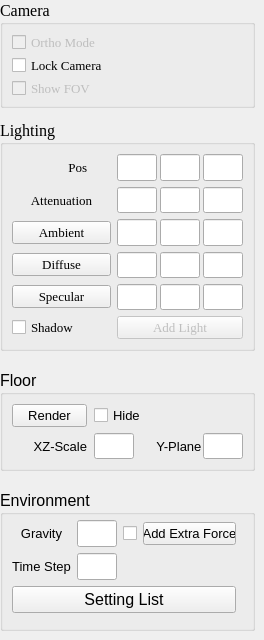
     <widget class="QWidget" name="Scene">
      <attribute name="title">
       <string>Scene</string>
      </attribute>
      <widget class="QGroupBox" name="camera_groupBox">
       <property name="geometry">
        <rect>
         <x>0</x>
         <y>0</y>
         <width>255</width>
         <height>108</height>
        </rect>
       </property>
       <property name="sizePolicy">
        <sizepolicy hsizetype="Fixed" vsizetype="Fixed">
         <horstretch>0</horstretch>
         <verstretch>0</verstretch>
        </sizepolicy>
       </property>
       <property name="minimumSize">
        <size>
         <width>255</width>
         <height>0</height>
        </size>
       </property>
       <property name="maximumSize">
        <size>
         <width>255</width>
         <height>16777215</height>
        </size>
       </property>
       <property name="font">
        <font>
         <family>Times New Roman</family>
         <pointsize>12</pointsize>
         <stylestrategy>PreferAntialias</stylestrategy>
        </font>
       </property>
       <property name="title">
        <string>Camera</string>
       </property>
       <layout class="QVBoxLayout" name="verticalLayout">
        <item>
         <widget class="QCheckBox" name="ortho_mode_checkBox">
          <property name="enabled">
           <bool>false</bool>
          </property>
          <property name="font">
           <font>
            <family>Times New Roman</family>
            <pointsize>10</pointsize>
            <stylestrategy>PreferAntialias</stylestrategy>
           </font>
          </property>
          <property name="layoutDirection">
           <enum>Qt::LeftToRight</enum>
          </property>
          <property name="text">
           <string>Ortho Mode</string>
          </property>
         </widget>
        </item>
        <item>
         <widget class="QCheckBox" name="lock_camera_checkBox">
          <property name="font">
           <font>
            <family>Times New Roman</family>
            <pointsize>10</pointsize>
            <stylestrategy>PreferAntialias</stylestrategy>
           </font>
          </property>
          <property name="layoutDirection">
           <enum>Qt::LeftToRight</enum>
          </property>
          <property name="text">
           <string>Lock Camera</string>
          </property>
         </widget>
        </item>
        <item>
         <widget class="QCheckBox" name="show_FOV_checkBox">
          <property name="enabled">
           <bool>false</bool>
          </property>
          <property name="font">
           <font>
            <family>Times New Roman</family>
            <pointsize>10</pointsize>
            <stylestrategy>PreferAntialias</stylestrategy>
           </font>
          </property>
          <property name="layoutDirection">
           <enum>Qt::LeftToRight</enum>
          </property>
          <property name="text">
           <string>Show FOV</string>
          </property>
         </widget>
        </item>
       </layout>
      </widget>
      <widget class="QGroupBox" name="lightting_groupBox">
       <property name="geometry">
        <rect>
         <x>0</x>
         <y>120</y>
         <width>255</width>
         <height>231</height>
        </rect>
       </property>
       <property name="sizePolicy">
        <sizepolicy hsizetype="Fixed" vsizetype="Fixed">
         <horstretch>0</horstretch>
         <verstretch>0</verstretch>
        </sizepolicy>
       </property>
       <property name="minimumSize">
        <size>
         <width>255</width>
         <height>0</height>
        </size>
       </property>
       <property name="maximumSize">
        <size>
         <width>255</width>
         <height>16777215</height>
        </size>
       </property>
       <property name="font">
        <font>
         <family>Times New Roman</family>
         <pointsize>12</pointsize>
         <stylestrategy>PreferAntialias</stylestrategy>
        </font>
       </property>
       <property name="title">
        <string>Lighting</string>
       </property>
       <layout class="QGridLayout" name="gridLayout_3">
        <item row="4" column="0">
         <widget class="QPushButton" name="light_specular_color_button">
          <property name="maximumSize">
           <size>
            <width>16777215</width>
            <height>16777215</height>
           </size>
          </property>
          <property name="font">
           <font>
            <family>Times New Roman</family>
            <pointsize>10</pointsize>
            <stylestrategy>PreferAntialias</stylestrategy>
           </font>
          </property>
          <property name="text">
           <string>Specular</string>
          </property>
         </widget>
        </item>
        <item row="2" column="0">
         <widget class="QPushButton" name="light_ambient_color_button">
          <property name="maximumSize">
           <size>
            <width>16777215</width>
            <height>16777215</height>
           </size>
          </property>
          <property name="font">
           <font>
            <family>Times New Roman</family>
            <pointsize>10</pointsize>
            <stylestrategy>PreferAntialias</stylestrategy>
           </font>
          </property>
          <property name="text">
           <string>Ambient</string>
          </property>
         </widget>
        </item>
        <item row="3" column="0">
         <widget class="QPushButton" name="light_diffuse_color_button">
          <property name="maximumSize">
           <size>
            <width>16777215</width>
            <height>16777215</height>
           </size>
          </property>
          <property name="font">
           <font>
            <family>Times New Roman</family>
            <pointsize>10</pointsize>
            <stylestrategy>PreferAntialias</stylestrategy>
           </font>
          </property>
          <property name="text">
           <string>Diffuse</string>
          </property>
         </widget>
        </item>
        <item row="0" column="0">
         <widget class="QLabel" name="light_pos_lable">
          <property name="font">
           <font>
            <family>Times New Roman</family>
            <pointsize>10</pointsize>
            <stylestrategy>PreferAntialias</stylestrategy>
           </font>
          </property>
          <property name="text">
           <string>          Pos</string>
          </property>
          <property name="alignment">
           <set>Qt::AlignCenter</set>
          </property>
         </widget>
        </item>
        <item row="5" column="0">
         <widget class="QCheckBox" name="shadow_checkBox">
          <property name="font">
           <font>
            <family>Times New Roman</family>
            <pointsize>10</pointsize>
            <stylestrategy>PreferAntialias</stylestrategy>
           </font>
          </property>
          <property name="layoutDirection">
           <enum>Qt::LeftToRight</enum>
          </property>
          <property name="text">
           <string>Shadow</string>
          </property>
         </widget>
        </item>
        <item row="5" column="1">
         <widget class="QPushButton" name="add_light_button">
          <property name="enabled">
           <bool>false</bool>
          </property>
          <property name="font">
           <font>
            <family>Times New Roman</family>
            <pointsize>10</pointsize>
            <stylestrategy>PreferAntialias</stylestrategy>
           </font>
          </property>
          <property name="text">
           <string>Add Light</string>
          </property>
         </widget>
        </item>
        <item row="3" column="1">
         <layout class="QHBoxLayout" name="horizontalLayout_4">
          <property name="spacing">
           <number>3</number>
          </property>
          <item>
           <widget class="QLineEdit" name="light_diffuse_color_r">
            <property name="minimumSize">
             <size>
              <width>40</width>
              <height>0</height>
             </size>
            </property>
            <property name="maximumSize">
             <size>
              <width>40</width>
              <height>16777215</height>
             </size>
            </property>
           </widget>
          </item>
          <item>
           <widget class="QLineEdit" name="light_diffuse_color_g">
            <property name="minimumSize">
             <size>
              <width>40</width>
              <height>0</height>
             </size>
            </property>
            <property name="maximumSize">
             <size>
              <width>40</width>
              <height>16777215</height>
             </size>
            </property>
           </widget>
          </item>
          <item>
           <widget class="QLineEdit" name="light_diffuse_color_b">
            <property name="minimumSize">
             <size>
              <width>40</width>
              <height>0</height>
             </size>
            </property>
            <property name="maximumSize">
             <size>
              <width>40</width>
              <height>16777215</height>
             </size>
            </property>
           </widget>
          </item>
         </layout>
        </item>
        <item row="4" column="1">
         <layout class="QHBoxLayout" name="horizontalLayout_5">
          <property name="spacing">
           <number>3</number>
          </property>
          <item>
           <widget class="QLineEdit" name="light_specular_color_r">
            <property name="minimumSize">
             <size>
              <width>40</width>
              <height>0</height>
             </size>
            </property>
            <property name="maximumSize">
             <size>
              <width>40</width>
              <height>16777215</height>
             </size>
            </property>
           </widget>
          </item>
          <item>
           <widget class="QLineEdit" name="light_specular_color_g">
            <property name="minimumSize">
             <size>
              <width>40</width>
              <height>0</height>
             </size>
            </property>
            <property name="maximumSize">
             <size>
              <width>40</width>
              <height>16777215</height>
             </size>
            </property>
           </widget>
          </item>
          <item>
           <widget class="QLineEdit" name="light_specular_color_b">
            <property name="minimumSize">
             <size>
              <width>40</width>
              <height>0</height>
             </size>
            </property>
            <property name="maximumSize">
             <size>
              <width>40</width>
              <height>16777215</height>
             </size>
            </property>
           </widget>
          </item>
         </layout>
        </item>
        <item row="0" column="1">
         <layout class="QHBoxLayout" name="horizontalLayout">
          <property name="spacing">
           <number>3</number>
          </property>
          <item>
           <widget class="QLineEdit" name="light_pos_x">
            <property name="minimumSize">
             <size>
              <width>40</width>
              <height>0</height>
             </size>
            </property>
            <property name="maximumSize">
             <size>
              <width>40</width>
              <height>16777215</height>
             </size>
            </property>
           </widget>
          </item>
          <item>
           <widget class="QLineEdit" name="light_pos_y">
            <property name="minimumSize">
             <size>
              <width>40</width>
              <height>0</height>
             </size>
            </property>
            <property name="maximumSize">
             <size>
              <width>40</width>
              <height>16777215</height>
             </size>
            </property>
           </widget>
          </item>
          <item>
           <widget class="QLineEdit" name="light_pos_z">
            <property name="minimumSize">
             <size>
              <width>40</width>
              <height>0</height>
             </size>
            </property>
            <property name="maximumSize">
             <size>
              <width>40</width>
              <height>16777215</height>
             </size>
            </property>
           </widget>
          </item>
         </layout>
        </item>
        <item row="2" column="1">
         <layout class="QHBoxLayout" name="horizontalLayout_3">
          <property name="spacing">
           <number>3</number>
          </property>
          <item>
           <widget class="QLineEdit" name="light_amibent_color_r">
            <property name="minimumSize">
             <size>
              <width>40</width>
              <height>0</height>
             </size>
            </property>
            <property name="maximumSize">
             <size>
              <width>40</width>
              <height>16777215</height>
             </size>
            </property>
           </widget>
          </item>
          <item>
           <widget class="QLineEdit" name="light_amibent_color_g">
            <property name="minimumSize">
             <size>
              <width>40</width>
              <height>0</height>
             </size>
            </property>
            <property name="maximumSize">
             <size>
              <width>40</width>
              <height>16777215</height>
             </size>
            </property>
           </widget>
          </item>
          <item>
           <widget class="QLineEdit" name="light_amibent_color_b">
            <property name="minimumSize">
             <size>
              <width>40</width>
              <height>0</height>
             </size>
            </property>
            <property name="maximumSize">
             <size>
              <width>40</width>
              <height>16777215</height>
             </size>
            </property>
           </widget>
          </item>
         </layout>
        </item>
        <item row="1" column="0">
         <widget class="QLabel" name="Attenuation_pos_lable">
          <property name="font">
           <font>
            <family>Times New Roman</family>
            <pointsize>10</pointsize>
            <stylestrategy>PreferAntialias</stylestrategy>
           </font>
          </property>
          <property name="text">
           <string>Attenuation</string>
          </property>
          <property name="alignment">
           <set>Qt::AlignCenter</set>
          </property>
         </widget>
        </item>
        <item row="1" column="1">
         <layout class="QHBoxLayout" name="horizontalLayout_7">
          <property name="spacing">
           <number>3</number>
          </property>
          <item>
           <widget class="QLineEdit" name="light_attenuation_constant">
            <property name="minimumSize">
             <size>
              <width>40</width>
              <height>0</height>
             </size>
            </property>
            <property name="maximumSize">
             <size>
              <width>40</width>
              <height>16777215</height>
             </size>
            </property>
           </widget>
          </item>
          <item>
           <widget class="QLineEdit" name="light_attenuation_linear">
            <property name="minimumSize">
             <size>
              <width>40</width>
              <height>0</height>
             </size>
            </property>
            <property name="maximumSize">
             <size>
              <width>40</width>
              <height>16777215</height>
             </size>
            </property>
           </widget>
          </item>
          <item>
           <widget class="QLineEdit" name="light_attenuation_quadratic">
            <property name="minimumSize">
             <size>
              <width>40</width>
              <height>0</height>
             </size>
            </property>
            <property name="maximumSize">
             <size>
              <width>40</width>
              <height>16777215</height>
             </size>
            </property>
           </widget>
          </item>
         </layout>
        </item>
       </layout>
      </widget>
      <widget class="QGroupBox" name="floor_groupBox">
       <property name="geometry">
        <rect>
         <x>0</x>
         <y>370</y>
         <width>255</width>
         <height>101</height>
        </rect>
       </property>
       <property name="sizePolicy">
        <sizepolicy hsizetype="Fixed" vsizetype="Fixed">
         <horstretch>0</horstretch>
         <verstretch>0</verstretch>
        </sizepolicy>
       </property>
       <property name="minimumSize">
        <size>
         <width>255</width>
         <height>0</height>
        </size>
       </property>
       <property name="maximumSize">
        <size>
         <width>255</width>
         <height>16777215</height>
        </size>
       </property>
       <property name="font">
        <font>
         <pointsize>12</pointsize>
        </font>
       </property>
       <property name="title">
        <string>Floor</string>
       </property>
       <layout class="QVBoxLayout" name="verticalLayout_2">
        <item>
         <layout class="QGridLayout" name="gridLayout_2">
          <item row="1" column="0">
           <widget class="QLabel" name="floor_XZ_scale_label">
            <property name="font">
             <font>
              <pointsize>10</pointsize>
             </font>
            </property>
            <property name="text">
             <string>      XZ-Scale</string>
            </property>
           </widget>
          </item>
          <item row="0" column="0">
           <widget class="QPushButton" name="floor_metrial_button">
            <property name="sizePolicy">
             <sizepolicy hsizetype="Minimum" vsizetype="Expanding">
              <horstretch>0</horstretch>
              <verstretch>0</verstretch>
             </sizepolicy>
            </property>
            <property name="minimumSize">
             <size>
              <width>75</width>
              <height>23</height>
             </size>
            </property>
            <property name="maximumSize">
             <size>
              <width>75</width>
              <height>23</height>
             </size>
            </property>
            <property name="font">
             <font>
              <pointsize>10</pointsize>
             </font>
            </property>
            <property name="text">
             <string>Render</string>
            </property>
           </widget>
          </item>
          <item row="1" column="1">
           <layout class="QHBoxLayout" name="horizontalLayout_6">
            <property name="spacing">
             <number>1</number>
            </property>
            <item>
             <widget class="QLineEdit" name="floor_xz_scale">
              <property name="minimumSize">
               <size>
                <width>40</width>
                <height>0</height>
               </size>
              </property>
              <property name="maximumSize">
               <size>
                <width>40</width>
                <height>16777215</height>
               </size>
              </property>
             </widget>
            </item>
            <item>
             <widget class="QLabel" name="floor_plane_label">
              <property name="font">
               <font>
                <pointsize>10</pointsize>
               </font>
              </property>
              <property name="text">
               <string>      Y-Plane</string>
              </property>
             </widget>
            </item>
            <item>
             <widget class="QLineEdit" name="floor_y_plane">
              <property name="minimumSize">
               <size>
                <width>40</width>
                <height>0</height>
               </size>
              </property>
              <property name="maximumSize">
               <size>
                <width>40</width>
                <height>16777215</height>
               </size>
              </property>
             </widget>
            </item>
           </layout>
          </item>
          <item row="0" column="1">
           <widget class="QCheckBox" name="floor_hide_checkBox">
            <property name="font">
             <font>
              <pointsize>10</pointsize>
             </font>
            </property>
            <property name="layoutDirection">
             <enum>Qt::LeftToRight</enum>
            </property>
            <property name="text">
             <string>Hide</string>
            </property>
           </widget>
          </item>
         </layout>
        </item>
       </layout>
      </widget>
      <widget class="QGroupBox" name="physical_environment_groupBox">
       <property name="geometry">
        <rect>
         <x>0</x>
         <y>490</y>
         <width>255</width>
         <height>141</height>
        </rect>
       </property>
       <property name="sizePolicy">
        <sizepolicy hsizetype="Fixed" vsizetype="Fixed">
         <horstretch>0</horstretch>
         <verstretch>0</verstretch>
        </sizepolicy>
       </property>
       <property name="minimumSize">
        <size>
         <width>255</width>
         <height>0</height>
        </size>
       </property>
       <property name="maximumSize">
        <size>
         <width>255</width>
         <height>16777215</height>
        </size>
       </property>
       <property name="font">
        <font>
         <pointsize>12</pointsize>
        </font>
       </property>
       <property name="title">
        <string>Environment</string>
       </property>
       <widget class="QWidget" name="layoutWidget">
        <property name="geometry">
         <rect>
          <x>12</x>
          <y>30</y>
          <width>224</width>
          <height>95</height>
         </rect>
        </property>
        <layout class="QVBoxLayout" name="verticalLayout_3">
         <item>
          <layout class="QGridLayout" name="gridLayout_8">
           <item row="0" column="0">
            <widget class="QLabel" name="gravity_lable">
             <property name="font">
              <font>
               <pointsize>10</pointsize>
              </font>
             </property>
             <property name="text">
              <string>Gravity</string>
             </property>
             <property name="alignment">
              <set>Qt::AlignCenter</set>
             </property>
            </widget>
           </item>
           <item row="0" column="1">
            <layout class="QHBoxLayout" name="horizontalLayout_19">
             <item>
              <widget class="QLineEdit" name="gravity_lineEdit">
               <property name="minimumSize">
                <size>
                 <width>40</width>
                 <height>0</height>
                </size>
               </property>
               <property name="maximumSize">
                <size>
                 <width>40</width>
                 <height>16777215</height>
                </size>
               </property>
              </widget>
             </item>
             <item>
              <widget class="QCheckBox" name="gravity_checkBox">
               <property name="font">
                <font>
                 <pointsize>10</pointsize>
                </font>
               </property>
               <property name="layoutDirection">
                <enum>Qt::LeftToRight</enum>
               </property>
               <property name="text">
                <string/>
               </property>
              </widget>
             </item>
            </layout>
           </item>
           <item row="0" column="2">
            <widget class="QPushButton" name="add_extra_force_button">
             <property name="enabled">
              <bool>true</bool>
             </property>
             <property name="font">
              <font>
               <pointsize>10</pointsize>
              </font>
             </property>
             <property name="text">
              <string>Add Extra Force</string>
             </property>
            </widget>
           </item>
           <item row="1" column="0">
            <widget class="QLabel" name="time_step_lable">
             <property name="font">
              <font>
               <pointsize>10</pointsize>
              </font>
             </property>
             <property name="text">
              <string>Time Step</string>
             </property>
             <property name="alignment">
              <set>Qt::AlignCenter</set>
             </property>
            </widget>
           </item>
           <item row="1" column="1">
            <widget class="QLineEdit" name="time_step_lineEdit">
             <property name="minimumSize">
              <size>
               <width>40</width>
               <height>0</height>
              </size>
             </property>
             <property name="maximumSize">
              <size>
               <width>40</width>
               <height>16777215</height>
              </size>
             </property>
            </widget>
           </item>
          </layout>
         </item>
         <item>
          <widget class="QPushButton" name="setting_list_pushButton">
           <property name="text">
            <string>Setting List</string>
           </property>
          </widget>
         </item>
        </layout>
       </widget>
      </widget>
     </widget>
